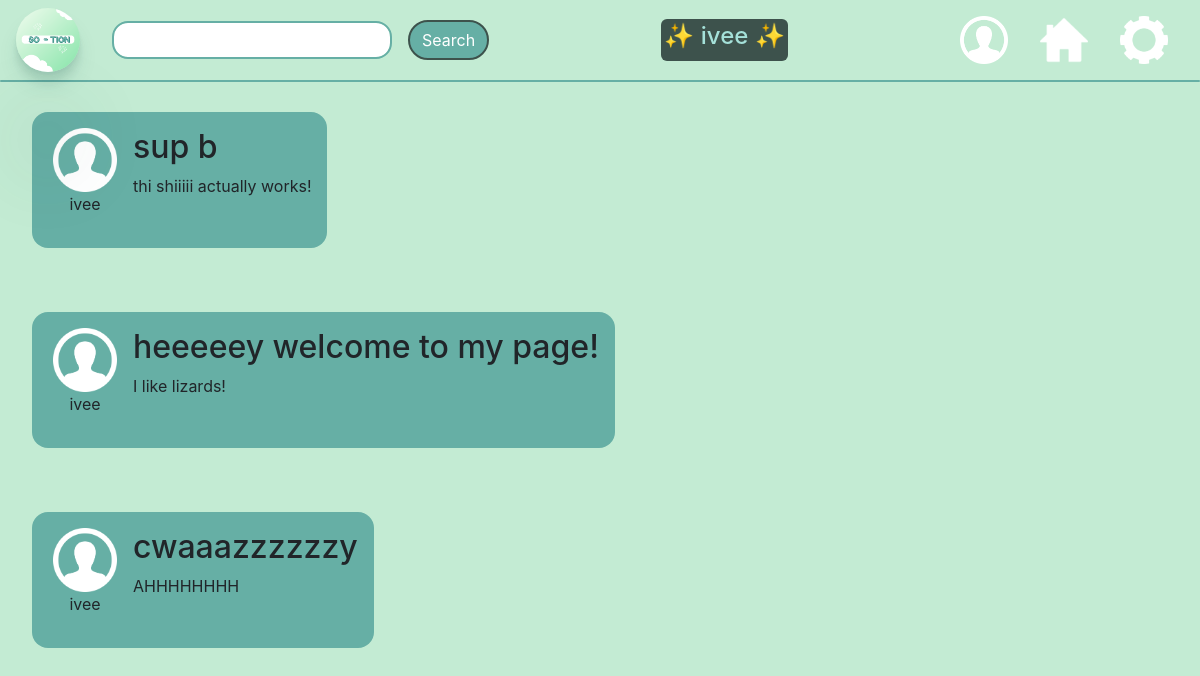
Page /homefeed (signed in) on the earlier database version.
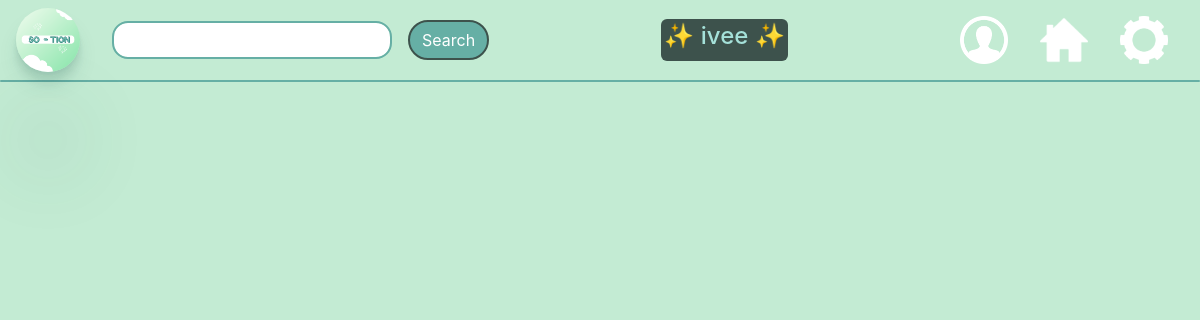
Same page on the later database version.
### app.py (models this page shows, shortened)
class User(UserMixin, db.Model):
    id = db.Column(db.Integer, primary_key=True)
    email = db.Column(db.String(75), unique=True)
    username = db.Column(db.String(30), unique=True)
    password_hash = db.Column(db.String())
    is_authenticated = db.Column(db.Boolean, default=False)
    pfp_placement = db.Column(db.String(), default="center")
    bio_placement = db.Column(db.String(), default="center")
    post_placement = db.Column(db.String(), default="center")
    bio = db.Column(db.String(), default="BIO HERE")
    darkMode = db.Column(db.Boolean, default = True)

class Post(db.Model):
    id = db.Column(db.Integer, primary_key=True)
    user_id = db.Column(db.Integer, unique=False)
    post_title = db.Column(db.String(300), unique=False)
    post_content = db.Column(db.String(2800), unique=False)
    profile_pic = db.Column(db.Boolean, default=False)

### app.py (the view, shortened to what this page needs)
@app.route('/homefeed', methods=['POST', "GET"])
@login_required
def homefeed():
    form1 = SearchForm()
    title="'s Homefeed"
    username = current_user.username
    postz = Post.query.filter_by(user_id = current_user.id).all()
    return render_template("homefeed.html", title=(current_user.username + title), username=username, post1=postz, form1=form1 )

### app.py
class SearchForm(FlaskForm):
    searchword = StringField("searchword",validators=[InputRequired(), Length(min=4,max=15)])

### app.py (called while the page is built)
@login_manager.user_loader
def user_loader(user_id):
    return User.query.filter_by(id=user_id).first()

### templates/homefeed.html (shortened to what this page needs)
{% extends "base.html" %}
{% block content %}
<link rel="stylesheet" href="styles/homefeed.css">
  {% for post in post1 %}
  <div class="post">
    <div class="content">
      <div class="pic-and-username">
        <img class="profile-icon" src="../images/profile-icon.png" alt="Profile picture">
        <p style="text-align: center;"class="username">{{ username }}</p>
      </div>
      <div class="content-and-comments">
        <h2> {{ post.post_title }}</h2>
        <p> {{ post.post_content }}</p>
      </div>
    </div>
  </div>
{% endfor %}
{% endblock content %}

### templates/base.html (shortened to what this page needs)
<!doctype html>
<html lang="en">
<head>
    <link rel="stylesheet" href="https://stackpath.bootstrapcdn.com/bootstrap/4.3.1/css/bootstrap.min.css"
>
    <link rel="stylesheet" href="../styles/homefeed.css">
</head>
<body>
    <nav class="fixed-top">
        <div class="navbar fixed-top nav">
            <div id="logo-and-search">
                <img class="navbar-logo" src="../images/So-tion-logo-pic.png" href="#" alt="So-tion logo" />
                <form action="/search" method="POST">
                    {{ form1.searchword(class_="form-control") }}
                    <button type="submit" class="search-button btn btn-primary">Search</button>
                </form>
            </div>
            <div id='username-block'>
                <h4 id="username-text">&#x2728; {{username}} &#x2728;</h4>
            </div>
            <div id="right-navbar-images">
                <a href="{{ url_for('profile') }}">
                    <img class="profile-icon-navbar" src="../images/profile-icon.png" alt="profile icon button" /></a>
                <a href="{{ url_for('homefeed') }}">
                    <img class="home-navbar" src="../images/home.jpg" href="{{ url_for('homefeed') }}"
                        alt="Home button" /></a>
                <a href="{{ url_for('settings') }}">
                    <img class="gear-navbar" src="../images/gear.png" href="#" alt="Gear button" /></a>
            </div>
        </div>
        <div class="navbar-divider nav"></div>
    </nav>
    {% block content %}
    {% endblock %}
</body>
</html>

### static/styles/homefeed.css (style rules this page uses)
body { background-color: #c3ebd3; }
.navbar-logo { width: 4em; height: 4em; border-radius: 3em; border-width: 3em; box-shadow: 0 2.8px 2.2px rgba(24, 80, 72, 0.034), 0 6.7px 5.3px rgba(36, 110, 101, 0.048), 0 120.5px 179px rgba(33, 83, 77, 0.06), 0 12.3px 7.9px rgba(38, 83, 77, 0.072), 0 14.8px 20.4px rgba(25, 90, 81, 0.086), 0 100px 80px rgba(42, 90, 84, 0.12); }
.home-navbar, .gear-navbar, .profile-icon-navbar { width: 3em; height: 3em; position:relative; display: flex; justify-content: right; }
#logo-and-search { display: flex; justify-content: left; column-gap: 2em; }
#right-navbar-images { display: flex; justify-content: right; column-gap: 2em; margin-right: 1em; align-items: center; }
.navbar { display: flex; justify-content: space-between; position: fixed; }
.navbar-divider { height: 2px; background-color: #66afa5; margin-top: 5em; margin-bottom: 1em; border-radius: 5em; }
.fixed-top { position:fixed; background-color: #c3ebd3; }
#username-block { background-color: #3D524c; padding: 3px; border-radius: 6px; color:#a5e1d9; }
.search-button { background-color: #66afa5; border:solid; border-width: 2px; border-color: #3D524c; border-radius: 35px; color:white; }
form { display: flex; align-items: center; column-gap: 1em; }
.form-control { border-radius: 1em; padding-left: 1em; border-color: #66afa5; border-width: 2px; }
a { text-decoration: none; color: black; }

Differences in the rows shown:
removed Post: {{ username }} "ivee", post_title "sup b", post_content "thi shiiiii actually works!"
removed Post: {{ username }} "ivee", post_title "heeeeey welcome to my page!", post_content "I like lizards!"
removed Post: {{ username }} "ivee", post_title "cwaaazzzzzzy", post_content "AHHHHHHHH"
